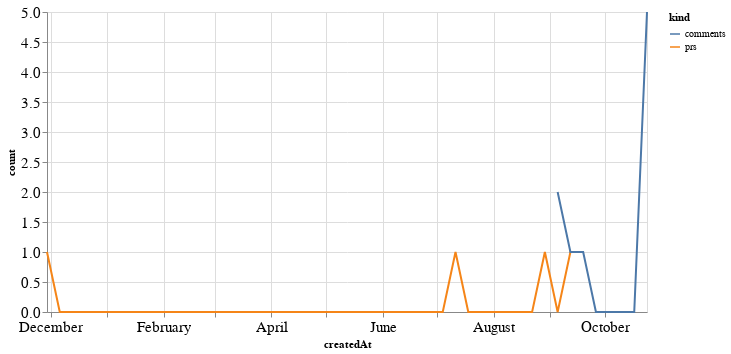

The notebook cell this image was saved under:
### Code cell
alt.Chart(total_time, width=600).mark_line().encode(
    x='createdAt',
    y='count',
    color='kind'
)

### Figure 1 — Vega-Lite specification as saved in the notebook (floating-point values rounded to 4 significant figures)
{"config": {"axisLeft": {"labelFontSize": 15}, "axisBottom": {"labelFontSize": 15}}, "data": {"name": "data-9e54da9bb875bc8d4078530d5ba46b53"}, "mark": "line", "encoding": {"color": {"type": "nominal", "field": "kind"}, "x": {"type": "temporal", "field": "createdAt"}, "y": {"type": "quantitative", "field": "count"}}, "width": 600, "$schema": "https://vega.github.io/schema/vega-lite/v4.8.1.json", "datasets": {"data-9e54da9bb875bc8d4078530d5ba46b53": [{"createdAt": "2020-11-29T00:00:00", "kind": "prs", "count": 1.0}, {"createdAt": "2020-12-06T00:00:00", "kind": "prs", "count": 0.0}, {"createdAt": "2020-12-13T00:00:00", "kind": "prs", "count": 0.0}, {"createdAt": "2020-12-20T00:00:00", "kind": "prs", "count": 0.0}, {"createdAt": "2020-12-27T00:00:00", "kind": "prs", "count": 0.0}, {"createdAt": "2021-01-03T00:00:00", "kind": "prs", "count": 0.0}, {"createdAt": "2021-01-10T00:00:00", "kind": "prs", "count": 0.0}, {"createdAt": "2021-01-17T00:00:00", "kind": "prs", "count": 0.0}, {"createdAt": "2021-01-24T00:00:00", "kind": "prs", "count": 0.0}, {"createdAt": "2021-01-31T00:00:00", "kind": "prs", "count": 0.0}, {"createdAt": "2021-02-07T00:00:00", "kind": "prs", "count": 0.0}, {"createdAt": "2021-02-14T00:00:00", "kind": "prs", "count": 0.0}, {"createdAt": "2021-02-21T00:00:00", "kind": "prs", "count": 0.0}, {"createdAt": "2021-02-28T00:00:00", "kind": "prs", "count": 0.0}, {"createdAt": "2021-03-07T00:00:00", "kind": "prs", "count": 0.0}, {"createdAt": "2021-03-14T00:00:00", "kind": "prs", "count": 0.0}, {"createdAt": "2021-03-21T00:00:00", "kind": "prs", "count": 0.0}, {"createdAt": "2021-03-28T00:00:00", "kind": "prs", "count": 0.0}, {"createdAt": "2021-04-04T00:00:00", "kind": "prs", "count": 0.0}, {"createdAt": "2021-04-11T00:00:00", "kind": "prs", "count": 0.0}, {"createdAt": "2021-04-18T00:00:00", "kind": "prs", "count": 0.0}, {"createdAt": "2021-04-25T00:00:00", "kind": "prs", "count": 0.0}, {"createdAt": "2021-05-02T00:00:00", "kind": "prs", "count": 0.0}, {"createdAt": "2021-05-09T00:00:00", "kind": "prs", "count": 0.0}, {"createdAt": "2021-05-16T00:00:00", "kind": "prs", "count": 0.0}, {"createdAt": "2021-05-23T00:00:00", "kind": "prs", "count": 0.0}, {"createdAt": "2021-05-30T00:00:00", "kind": "prs", "count": 0.0}, {"createdAt": "2021-06-06T00:00:00", "kind": "prs", "count": 0.0}, {"createdAt": "2021-06-13T00:00:00", "kind": "prs", "count": 0.0}, {"createdAt": "2021-06-20T00:00:00", "kind": "prs", "count": 0.0}, {"createdAt": "2021-06-27T00:00:00", "kind": "prs", "count": 0.0}, {"createdAt": "2021-07-04T00:00:00", "kind": "prs", "count": 0.0}, {"createdAt": "2021-07-11T00:00:00", "kind": "prs", "count": 1.0}, {"createdAt": "2021-07-18T00:00:00", "kind": "prs", "count": 0.0}, {"createdAt": "2021-07-25T00:00:00", "kind": "prs", "count": 0.0}, {"createdAt": "2021-08-01T00:00:00", "kind": "prs", "count": 0.0}, {"createdAt": "2021-08-08T00:00:00", "kind": "prs", "count": 0.0}, {"createdAt": "2021-08-15T00:00:00", "kind": "prs", "count": 0.0}, {"createdAt": "2021-08-22T00:00:00", "kind": "prs", "count": 0.0}, {"createdAt": "2021-08-29T00:00:00", "kind": "prs", "count": 1.0}, {"createdAt": "2021-09-05T00:00:00", "kind": "prs", "count": 0.0}, {"createdAt": "2021-09-12T00:00:00", "kind": "prs", "count": 1.0}, {"createdAt": "2021-09-19T00:00:00", "kind": "prs", "count": 1.0}, {"createdAt": "2021-09-26T00:00:00", "kind": "prs", "count": null}, {"createdAt": "2021-10-03T00:00:00", "kind": "prs", "count": null}, {"createdAt": "2021-10-10T00:00:00", "kind": "prs", "count": null}, {"createdAt": "2021-10-17T00:00:00", "kind": "prs", "count": null}, {"createdAt": "2021-10-24T00:00:00", "kind": "prs", "count": null}, {"createdAt": "2020-11-29T00:00:00", "kind": "comments", "count": null}, {"createdAt": "2020-12-06T00:00:00", "kind": "comments", "count": null}, {"createdAt": "2020-12-13T00:00:00", "kind": "comments", "count": null}, {"createdAt": "2020-12-20T00:00:00", "kind": "comments", "count": null}, {"createdAt": "2020-12-27T00:00:00", "kind": "comments", "count": null}, {"createdAt": "2021-01-03T00:00:00", "kind": "comments", "count": null}, {"createdAt": "2021-01-10T00:00:00", "kind": "comments", "count": null}, {"createdAt": "2021-01-17T00:00:00", "kind": "comments", "count": null}, {"createdAt": "2021-01-24T00:00:00", "kind": "comments", "count": null}, {"createdAt": "2021-01-31T00:00:00", "kind": "comments", "count": null}, {"createdAt": "2021-02-07T00:00:00", "kind": "comments", "count": null}, {"createdAt": "2021-02-14T00:00:00", "kind": "comments", "count": null}, {"createdAt": "2021-02-21T00:00:00", "kind": "comments", "count": null}, {"createdAt": "2021-02-28T00:00:00", "kind": "comments", "count": null}, {"createdAt": "2021-03-07T00:00:00", "kind": "comments", "count": null}, {"createdAt": "2021-03-14T00:00:00", "kind": "comments", "count": null}, {"createdAt": "2021-03-21T00:00:00", "kind": "comments", "count": null}, {"createdAt": "2021-03-28T00:00:00", "kind": "comments", "count": null}, {"createdAt": "2021-04-04T00:00:00", "kind": "comments", "count": null}, {"createdAt": "2021-04-11T00:00:00", "kind": "comments", "count": null}, {"createdAt": "2021-04-18T00:00:00", "kind": "comments", "count": null}, {"createdAt": "2021-04-25T00:00:00", "kind": "comments", "count": null}, {"createdAt": "2021-05-02T00:00:00", "kind": "comments", "count": null}, {"createdAt": "2021-05-09T00:00:00", "kind": "comments", "count": null}, {"createdAt": "2021-05-16T00:00:00", "kind": "comments", "count": null}, {"createdAt": "2021-05-23T00:00:00", "kind": "comments", "count": null}, {"createdAt": "2021-05-30T00:00:00", "kind": "comments", "count": null}, {"createdAt": "2021-06-06T00:00:00", "kind": "comments", "count": null}, {"createdAt": "2021-06-13T00:00:00", "kind": "comments", "count": null}, {"createdAt": "2021-06-20T00:00:00", "kind": "comments", "count": null}, {"createdAt": "2021-06-27T00:00:00", "kind": "comments", "count": null}, {"createdAt": "2021-07-04T00:00:00", "kind": "comments", "count": null}, {"createdAt": "2021-07-11T00:00:00", "kind": "comments", "count": null}, {"createdAt": "2021-07-18T00:00:00", "kind": "comments", "count": null}, {"createdAt": "2021-07-25T00:00:00", "kind": "comments", "count": null}, {"createdAt": "2021-08-01T00:00:00", "kind": "comments", "count": null}, {"createdAt": "2021-08-08T00:00:00", "kind": "comments", "count": null}, {"createdAt": "2021-08-15T00:00:00", "kind": "comments", "count": null}, {"createdAt": "2021-08-22T00:00:00", "kind": "comments", "count": null}, {"createdAt": "2021-08-29T00:00:00", "kind": "comments", "count": null}, {"createdAt": "2021-09-05T00:00:00", "kind": "comments", "count": 2.0}, {"createdAt": "2021-09-12T00:00:00", "kind": "comments", "count": 1.0}, {"createdAt": "2021-09-19T00:00:00", "kind": "comments", "count": 1.0}, {"createdAt": "2021-09-26T00:00:00", "kind": "comments", "count": 0.0}, {"createdAt": "2021-10-03T00:00:00", "kind": "comments", "count": 0.0}, {"createdAt": "2021-10-10T00:00:00", "kind": "comments", "count": 0.0}, {"createdAt": "2021-10-17T00:00:00", "kind": "comments", "count": 0.0}, {"createdAt": "2021-10-24T00:00:00", "kind": "comments", "count": 5.0}]}}
